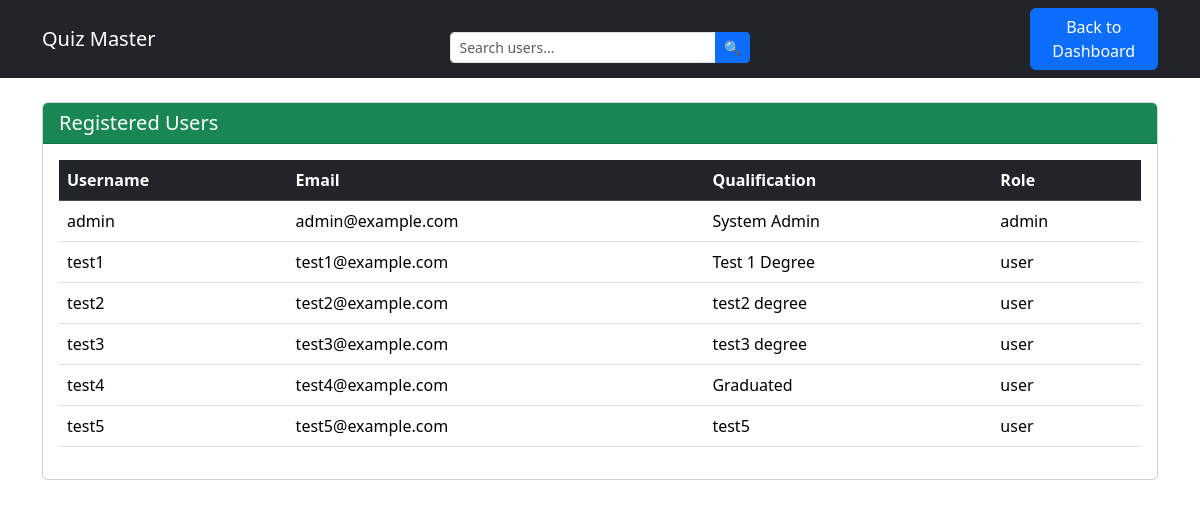
The app's page /user_info (signed in) with its own data.
### app.py (models this page shows)
class User(db.Model):
    __tablename__ = 'user'
    UserID = db.Column(db.Integer, primary_key=True, autoincrement=True)
    Username = db.Column(db.String(500), nullable=False, unique=True)
    Email = db.Column(db.String(500), nullable=False, unique=True)
    Password = db.Column(db.String(500), nullable=False)
    Fullname = db.Column(db.String(500), nullable=False)
    Qualification = db.Column(db.String(500), nullable=False)
    DOB = db.Column(db.Date, nullable=False)
    Role = db.Column(db.String(10), nullable=False, default="user")

### app.py (the view)
@app.route('/user_info', methods=['GET'])
def user_info():
    if 'user_id' not in session or session['role'] != 'admin':
        flash("Unauthorized access!", "danger")
        return redirect(url_for("home"))
    query = request.args.get('query', '').strip()  # Get search query
    users = []
    if query:
        users = User.query.filter(User.Username.ilike(f"%{query}%")).all()
    else:
        users = User.query.all()
    return render_template("user_info.html",users=users)

### templates/user_info.html (shortened to what this page needs)
<!DOCTYPE html>
<html lang="en">
<head>
    <link href="https://cdn.jsdelivr.net/npm/bootstrap@5.3.2/dist/css/bootstrap.min.css" rel="stylesheet">
</head>
<body>
    <nav class="navbar navbar-expand-lg navbar-dark bg-dark">
        <div class="container">
            <a class="navbar-brand" href="#">Quiz Master</a>
            <div class="container mt-3">
                <form method="GET" action="{{ url_for('user_info') }}" class="d-flex justify-content-center">
                    <div class="input-group" style="width: 300px;">
                        <input type="text" class="form-control form-control-sm" name="query"
                            placeholder="Search users..." value="{{ request.args.get('query', '') }}">
                        <button class="btn btn-sm btn-primary" type="submit">🔍</button>
                    </div>
                </form>
            </div>
            <div class="ms-auto">
                <a href="{{ url_for('admin_dashboard') }}" class="btn btn-primary">Back to Dashboard</a>
            </div>
        </div>
    </nav>
    <div class="container mt-4">
        <div class="card">
            <div class="card-header bg-success text-white">
                <h5 class="mb-0">Registered Users</h5>
            </div>
            <div class="card-body">
                {% if users %}
                <div class="table-responsive">
                    <table class="table table-hover">
                        <thead class="table-dark">
                            <tr>
                                <th>Username</th>
                                <th>Email</th>
                                <th>Qualification</th>
                                <th>Role</th>
                            </tr>
                        </thead>
                        <tbody>
                            {% for user in users %}
                            <tr>
                                <td>{{ user.Username }}</td>
                                <td>{{ user.Email }}</td>
                                <td>{{user.Qualification}}</td>
                                <td>{{ user.Role }}</td>
                            </tr>
                            {% endfor %}
                        </tbody>
                    </table>
                </div>
                {% else %}
                <p class="text-muted">No registered users.</p>
                {% endif %}
            </div>
        </div>
    </div>
</body>
</html>

### records on screen
User: Username "admin", Email "admin@example.com", Qualification "System Admin", Role "admin"
User: Username "test1", Email "test1@example.com", Qualification "Test 1 Degree", Role "user"
User: Username "test2", Email "test2@example.com", Qualification "test2 degree", Role "user"
User: Username "test3", Email "test3@example.com", Qualification "test3 degree", Role "user"
User: Username "test4", Email "test4@example.com", Qualification "Graduated", Role "user"
User: Username "test5", Email "test5@example.com", Qualification "test5", Role "user"
